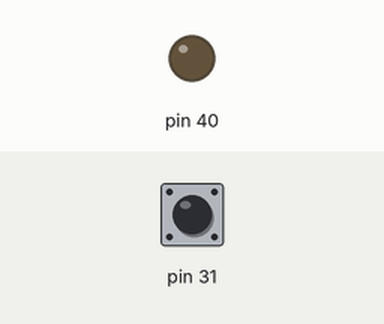
This sketch was run on a simulated Arduino Mega 2560, built with avr-gcc and run on an emulated ATmega2560. On the bench: output pins drawn as LEDs (lit = HIGH). The test bench sets the inputs (shaded band); at power-on: pin 31 HIGH.

Above: at 1.2 s.
1.3 s: pin 31 pulled LOW for 0.15 s
At 1.37 s:
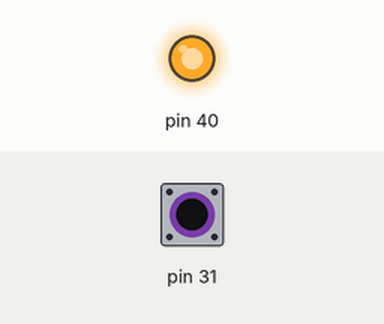
2.9 s: pin 31 pulled LOW for 3.2 s
At 6.8 s:
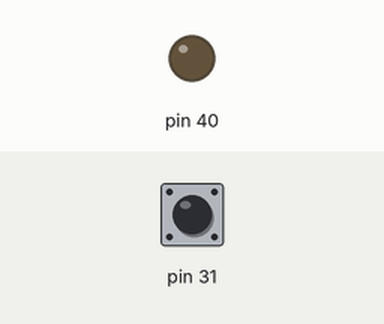
Timing chart, 0 to 8.3 s (numbered marks = the images above; inputs shaded):
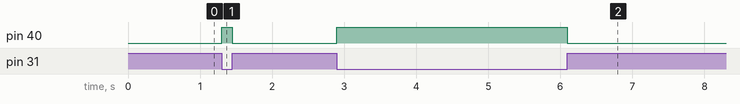

The sketch:

switch.ino
```cpp
void setup() {
  // put your setup code here, to run once:
  pinMode(31,INPUT_PULLUP);
  pinMode(17,INPUT_PULLUP);
  pinMode(40,OUTPUT);

}

void loop() {
  // put your main code here, to run repeatedly:
  int a=(!digitalRead(31));
  digitalWrite(40,a);
}
```

Measured:
- after the input at 1.3 s, pin 40: LOW → HIGH at once, → LOW 0.15 s later
- after the input at 2.9 s, pin 40: LOW → HIGH at once, → LOW 3.2 s later
